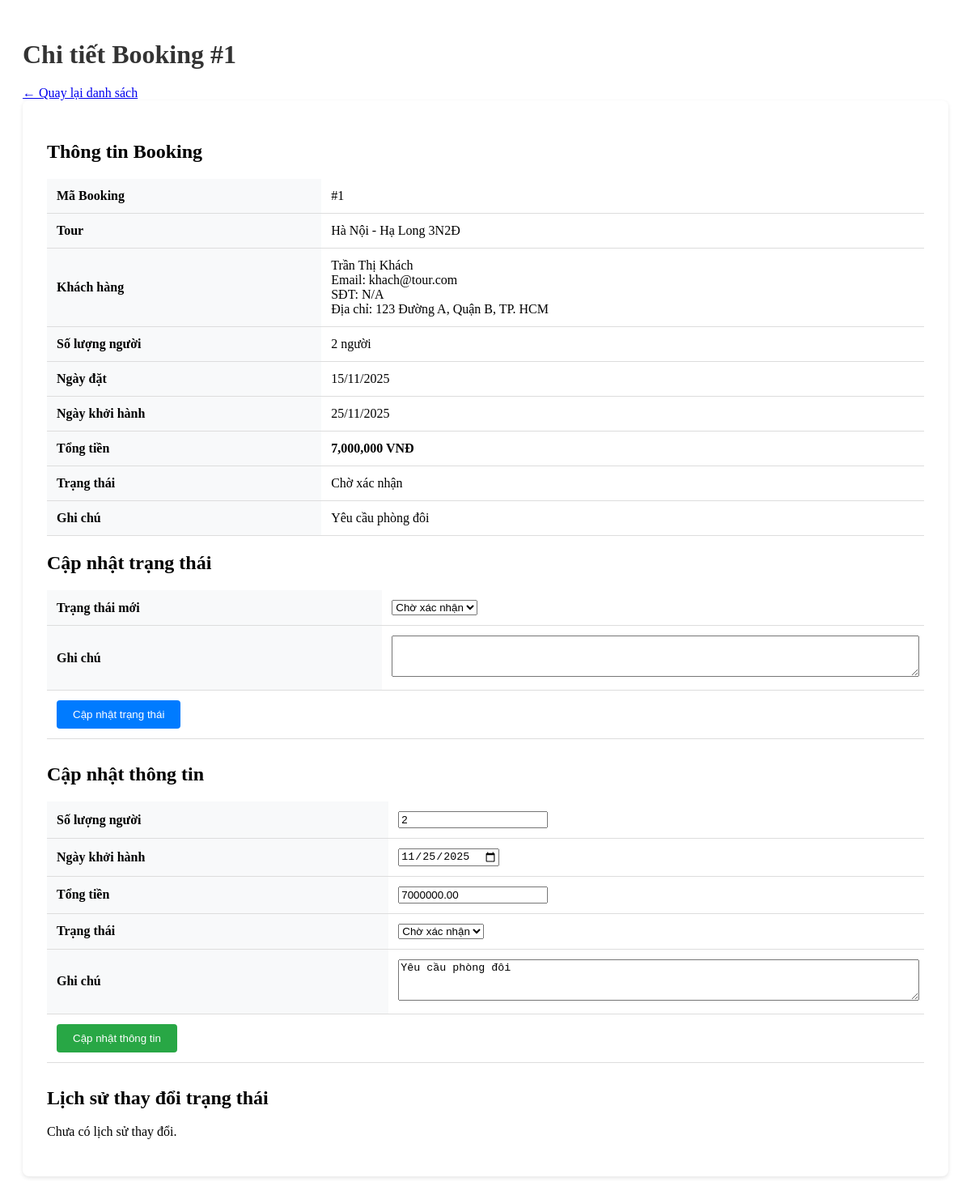
Page /index.php?act=booking/chiTiet&id=1 (signed in) on the committed database.
### tables this page shows
CREATE TABLE booking (
  booking_id INT PRIMARY KEY AUTO_INCREMENT,
  tour_id INT,
  khach_hang_id INT,
  ngay_dat DATE,
  ngay_khoi_hanh DATE,
  so_nguoi INT,
  tong_tien DECIMAL(15,2),
  trang_thai ENUM('ChoXacNhan','DaCoc','HoanTat','Huy'),
  ghi_chu TEXT,
  FOREIGN KEY (tour_id) REFERENCES tour(tour_id),
  FOREIGN KEY (khach_hang_id) REFERENCES khach_hang(khach_hang_id)
);

CREATE TABLE tour (
  tour_id INT PRIMARY KEY AUTO_INCREMENT,
  ten_tour VARCHAR(255),
  loai_tour ENUM('TrongNuoc','QuocTe','TheoYeuCau'),
  mo_ta TEXT,
  gia_co_ban DECIMAL(15,2),
  chinh_sach TEXT,
  id_nha_cung_cap INT,
  tao_boi INT,
  trang_thai ENUM('HoatDong','TamDung','HetHan') DEFAULT 'HoatDong',
  FOREIGN KEY (id_nha_cung_cap) REFERENCES nha_cung_cap(id_nha_cung_cap),
  FOREIGN KEY (tao_boi) REFERENCES nguoi_dung(id)
);

CREATE TABLE nguoi_dung (
  id INT PRIMARY KEY AUTO_INCREMENT,
  ten_dang_nhap VARCHAR(100) UNIQUE,
  mat_khau VARCHAR(255),
  ho_ten VARCHAR(255),
    avatar varchar(255),
  email VARCHAR(255),
  so_dien_thoai VARCHAR(20),
  vai_tro ENUM('Admin','HDV','KhachHang','NhaCungCap'),
  quyen_cap_cao BOOLEAN DEFAULT FALSE,
  trang_thai ENUM('HoatDong','BiKhoa') DEFAULT 'HoatDong',
  ngay_tao TIMESTAMP DEFAULT CURRENT_TIMESTAMP
);

CREATE TABLE khach_hang (
  khach_hang_id INT PRIMARY KEY AUTO_INCREMENT,
  nguoi_dung_id INT,
  dia_chi VARCHAR(255),
  gioi_tinh ENUM('Nam','Nữ','Khác'),
  ngay_sinh DATE,
  FOREIGN KEY (nguoi_dung_id) REFERENCES nguoi_dung(id)
);

### controllers/BookingController.php (called while the page is built, shortened)
<?php
require_once 'models/Booking.php';
class BookingController {
    private $bookingModel;
    private $historyModel;
    public function __construct() {
        $this->bookingModel = new Booking();
        $this->historyModel = new BookingHistory();
    }
    public function chiTiet() {
        $id = isset($_GET['id']) ? (int)$_GET['id'] : 0;
        $booking = $this->bookingModel->getBookingWithDetails($id);
        $history = $this->historyModel->getByBookingId($id);
        require 'views/admin/chi_tiet_booking.php';
    }
}

### models/Booking.php (called while the page is built, shortened)
<?php
class Booking
{
    public $conn;
    public function __construct()
    {
        $this->conn = connectDB();
    }
    public function getBookingWithDetails($bookingId) {
        $sql = "SELECT b.*,
                t.ten_tour, t.gia_co_ban,
                kh.khach_hang_id, kh.dia_chi,
                nd.ho_ten, nd.email, nd.so_dien_thoai
                FROM booking b
                LEFT JOIN tour t ON b.tour_id = t.tour_id
                LEFT JOIN khach_hang kh ON b.khach_hang_id = kh.khach_hang_id
                LEFT JOIN nguoi_dung nd ON kh.nguoi_dung_id = nd.id
                WHERE b.booking_id = ?";
        $stmt = $this->conn->prepare($sql);
        $stmt->execute([$bookingId]);
        return $stmt->fetch();
    }
}

### commons/env.php (called while the page is built, shortened)
<?php
function getPDOConnection() {
    try {
        $conn = new PDO(
            "mysql:host=" . DB_HOST . ";port=" . DB_PORT . ";dbname=" . DB_NAME . ";charset=utf8mb4",
            DB_USERNAME,
            DB_PASSWORD,
            [
                PDO::ATTR_ERRMODE => PDO::ERRMODE_EXCEPTION,
                PDO::ATTR_DEFAULT_FETCH_MODE => PDO::FETCH_ASSOC,
                PDO::ATTR_EMULATE_PREPARES => false
            ]
        );
        $conn->exec("SET time_zone = '+07:00'");
        return $conn;
    } catch (PDOException $e) {
        die("Kết nối thất bại: " . $e->getMessage());
    }
}

### commons/function.php (called while the page is built, shortened)
<?php
function connectDB() {
    return getPDOConnection();
}

### views/admin/chi_tiet_booking.php (the view, shortened to what this page needs)
<!DOCTYPE html>
<html lang="vi">
<head>
    <link rel="stylesheet" href="public/css/admin.css">
</head>
<body>
    <div class="admin-container">
        <h1>Chi tiết Booking #<?php echo $booking['booking_id']; ?></h1>
        <a href="index.php?act=admin/quanLyBooking">← Quay lại danh sách</a>
        <div class="content">
            <h2>Thông tin Booking</h2>
            <table>
                <tr>
                    <th>Mã Booking</th>
                    <td>#<?php echo $booking['booking_id']; ?></td>
                </tr>
                <tr>
                    <th>Tour</th>
                    <td><?php echo htmlspecialchars($booking['ten_tour'] ?? 'N/A'); ?></td>
                </tr>
                <tr>
                    <th>Khách hàng</th>
                    <td>
                        <?php echo htmlspecialchars($booking['ho_ten'] ?? 'N/A'); ?><br>
                        Email: <?php echo htmlspecialchars($booking['email'] ?? 'N/A'); ?><br>
                        SĐT: <?php echo htmlspecialchars($booking['so_dien_thoai'] ?? 'N/A'); ?><br>
                        Địa chỉ: <?php echo htmlspecialchars($booking['dia_chi'] ?? 'N/A'); ?>
                    </td>
                </tr>
                <tr>
                    <th>Số lượng người</th>
                    <td><?php echo $booking['so_nguoi']; ?> người</td>
                </tr>
                <tr>
                    <th>Ngày đặt</th>
                    <td><?php echo date('d/m/Y', strtotime($booking['ngay_dat'])); ?></td>
                </tr>
                <tr>
                    <th>Ngày khởi hành</th>
                    <td><?php echo $booking['ngay_khoi_hanh'] ? date('d/m/Y', strtotime($booking['ngay_khoi_hanh'])) : 'N/A'; ?></td>
                </tr>
                <tr>
                    <th>Tổng tiền</th>
                    <td><strong><?php echo number_format($booking['tong_tien'] ?? 0); ?> VNĐ</strong></td>
                </tr>
                <tr>
                    <th>Trạng thái</th>
                    <td>
                        <?php
                        $statusLabels = [
                            'ChoXacNhan' => 'Chờ xác nhận',
                            'DaCoc' => 'Đã cọc',
                            'HoanTat' => 'Hoàn tất',
                            'Huy' => 'Hủy'
                        ];
                        $currentStatus = $booking['trang_thai'];
                        echo $statusLabels[$currentStatus] ?? $currentStatus;
                        ?>
                    </td>
                </tr>
                <tr>
                    <th>Ghi chú</th>
                    <td><?php echo nl2br(htmlspecialchars($booking['ghi_chu'] ?? '')); ?></td>
                </tr>
            </table>
            <?php if (isset($_SESSION['role']) && ($_SESSION['role'] === 'Admin' || $_SESSION['role'] === 'HDV')): ?>
                <h2>Cập nhật trạng thái</h2>
                <form method="POST" action="index.php?act=booking/updateTrangThai" style="margin-bottom: 30px;">
                    <table>
                        <tr>
                            <th>Trạng thái mới</th>
                            <td>
                                <select name="trang_thai" required>
                                    <option value="ChoXacNhan" <?php echo $currentStatus == 'ChoXacNhan' ? 'selected' : ''; ?>>Chờ xác nhận</option>
                                </select>
                            </td>
                        </tr>
                        <tr>
                            <th>Ghi chú</th>
                            <td>
                                <textarea name="ghi_chu" rows="3" style="width: 100%;"></textarea>
                            </td>
                        </tr>
                        <tr>
                            <td colspan="2">
                                <button type="submit" style="padding: 10px 20px; background: #007bff; color: white; border: none; border-radius: 4px; cursor: pointer;">Cập nhật trạng thái</button>
                            </td>
                        </tr>
                    </table>
                </form>
                <h2>Cập nhật thông tin</h2>
                <form method="POST" action="index.php?act=booking/update" style="margin-bottom: 30px;">
                    <table>
                        <tr>
                            <th>Số lượng người</th>
                            <td>
                                <input type="number" name="so_nguoi" value="<?php echo $booking['so_nguoi']; ?>" min="1" required>
                            </td>
                        </tr>
                        <tr>
                            <th>Ngày khởi hành</th>
                            <td>
                                <input type="date" name="ngay_khoi_hanh" value="<?php echo $booking['ngay_khoi_hanh'] ?? ''; ?>">
                            </td>
                        </tr>
                        <tr>
                            <th>Tổng tiền</th>
                            <td>
                                <input type="number" name="tong_tien" value="<?php echo $booking['tong_tien']; ?>" step="0.01" min="0" required>
                            </td>
                        </tr>
                        <tr>
                            <th>Trạng thái</th>
                            <td>
                                <select name="trang_thai">
                                    <option value="ChoXacNhan" <?php echo $currentStatus == 'ChoXacNhan' ? 'selected' : ''; ?>>Chờ xác nhận</option>
                                </select>
                            </td>
                        </tr>
                        <tr>
                            <th>Ghi chú</th>
                            <td>
                                <textarea name="ghi_chu" rows="3" style="width: 100%;"><?php echo htmlspecialchars($booking['ghi_chu'] ?? ''); ?></textarea>
                            </td>
                        </tr>
                        <tr>
                            <td colspan="2">
                                <button type="submit" style="padding: 10px 20px; background: #28a745; color: white; border: none; border-radius: 4px; cursor: pointer;">Cập nhật thông tin</button>
                            </td>
                        </tr>
                    </table>
                </form>
            <?php endif; ?>
            <h2>Lịch sử thay đổi trạng thái</h2>
            <?php if (!empty($history)): ?>
                <table>
                    <thead>
                        <tr>
                            <th>Thời gian</th>
                            <th>Trạng thái cũ</th>
                            <th>Trạng thái mới</th>
                            <th>Người thay đổi</th>
                            <th>Vai trò</th>
                            <th>Ghi chú</th>
                        </tr>
                    </thead>
                    <tbody>
                        <?php foreach ($history as $item): ?>
                            <tr>
                                <td><?php echo date('d/m/Y H:i:s', strtotime($item['thoi_gian'])); ?></td>
                                <td>
                                    <?php
                                    $statusLabels = [
                                        'ChoXacNhan' => 'Chờ xác nhận',
                                        'DaCoc' => 'Đã cọc',
                                        'HoanTat' => 'Hoàn tất',
                                        'Huy' => 'Hủy'
                                    ];
                                    echo $statusLabels[$item['trang_thai_cu']] ?? $item['trang_thai_cu'] ?? 'N/A';
                                    ?>
                                </td>
                                <td>
                                    <?php echo $statusLabels[$item['trang_thai_moi']] ?? $item['trang_thai_moi'] ?? 'N/A'; ?>
                                </td>
                                <td><?php echo htmlspecialchars($item['nguoi_thay_doi'] ?? 'N/A'); ?></td>
                                <td><?php echo htmlspecialchars($item['vai_tro'] ?? 'N/A'); ?></td>
                                <td><?php echo nl2br(htmlspecialchars($item['ghi_chu'] ?? '')); ?></td>
                            </tr>
                        <?php endforeach; ?>
                    </tbody>
                </table>
            <?php else: ?>
                <p>Chưa có lịch sử thay đổi.</p>
            <?php endif; ?>
        </div>
    </div>
</body>
</html>

### public/css/admin.css (style rules this page uses)
.admin-container { max-width: 1400px; margin: 0 auto; padding: 20px; }
.admin-container h1 { margin-bottom: 20px; color: #333; }
.content { background: white; padding: 30px; border-radius: 8px; box-shadow: 0 2px 5px rgba(0,0,0,0.1); }
table { width: 100%; border-collapse: collapse; margin-top: 20px; }
table th, table td { padding: 12px; text-align: left; border-bottom: 1px solid #ddd; }
table th { background: #f8f9fa; font-weight: bold; }

### rows in the picture
booking: booking_id "1", tour.ten_tour "Hà Nội - Hạ Long 3N2Đ", nguoi_dung.ho_ten "Trần Thị Khách", nguoi_dung.email "khach@tour.com", nguoi_dung.so_dien_thoai "N/A", khach_hang.dia_chi "123 Đường A, Quận B, TP. HCM", so_nguoi "2", ngay_dat "15/11/2025", ngay_khoi_hanh "25/11/2025", tong_tien "7,000,000", trang_thai "Chờ xác nhận", ghi_chu "Yêu cầu phòng đôi", ngay_khoi_hanh "11/25/2025", tong_tien "7000000.00"
